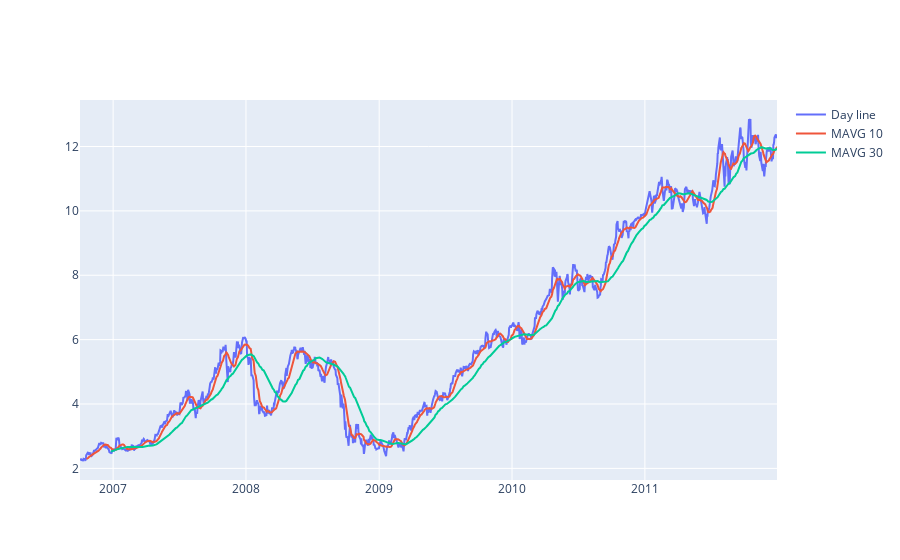

Here is the notebook cell this chart was saved with:
### Markdown cell above
### Скользящие средние
Так же средствами Pandas достаточно просто реализовать скользящие средние и даже возможно применить пересечение скользящих средних для выявления изменений тренда.

Скользящие средние используются в трейдинге, чтобы выялять тренды и понимать когда они будут меняться. Так, например, если мы берем скользящую среднюю с малельним окном он будем более чувствительным к изменениям, однако его сигналы будут менее надеждыми и, напротив, если окно слишком большое его сигналы более надежные однако менее чувствительны.

### Code cell
aapl = pdr.get_data_yahoo(
    'AAPL',
    start=datetime.datetime(2006, 10, 1),
    end=datetime.datetime(2012, 1, 1)
)

data = aapl['Adj Close'].reset_index()
data10 = aapl['Adj Close'].rolling(15).mean().reset_index()
data60 = aapl['Adj Close'].rolling(60).mean().reset_index()


fig = go.Figure()
fig.add_trace(go.Scatter(x=data['Date'],y=data['Adj Close'],mode='lines',name='Day line'))
fig.add_trace(go.Scatter(x=data10['Date'],y=data10['Adj Close'],mode='lines',name='MAVG 10'))
fig.add_trace(go.Scatter(x=data60['Date'],y=data60['Adj Close'],mode='lines',name='MAVG 30'))

fig.show()

### Figure 1 — Plotly figure (JSON) as saved in the notebook; plotly's stock layout.template omitted (floating-point values rounded to 4 significant figures; data arrays with more than 128 entries replaced by an {"elided": "..."} marker saying what was removed)
{"data": [{"mode": "lines", "name": "Day line", "type": "scatter", "x": {"elided": "1323 str values"}, "y": {"elided": "1323 float values"}}, {"mode": "lines", "name": "MAVG 10", "type": "scatter", "x": {"elided": "1323 str values"}, "y": {"elided": "1323 float values"}}, {"mode": "lines", "name": "MAVG 30", "type": "scatter", "x": {"elided": "1323 str values"}, "y": {"elided": "1323 float values"}}], "layout": {}}
